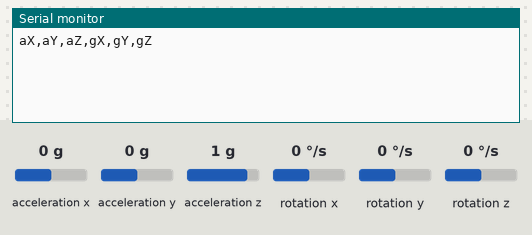
Simulated run of this sketch. Board: Arduino Nano 33 BLE. Shown: the last lines printed to the serial monitor. Inputs (shaded band) come from the test bench; at power-on: acceleration x 0 g, acceleration y 0 g, acceleration z 1 g, rotation x 0 °/s, rotation y 0 °/s, rotation z 0 °/s.

Above: at 1.2 s.
1.3 s: acceleration x set to -1.4 g
At 1.9 s:
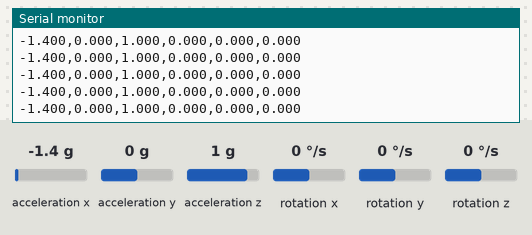
3.2 s: acceleration y set to -1.4 g
At 3.8 s:
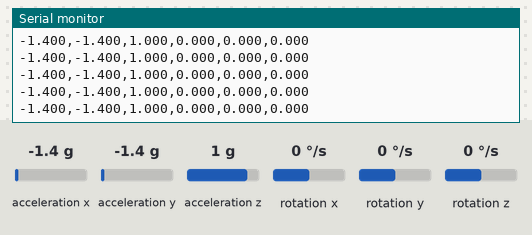
4.7 s: acceleration x set to 0 g
At 5.5 s:
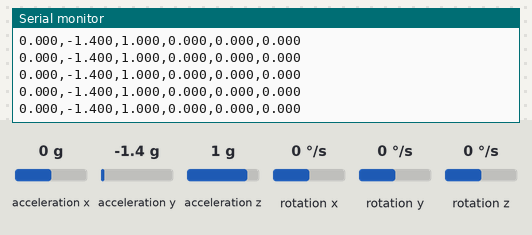
7.7 s: acceleration z set to -1.4 g
At 8.2 s:
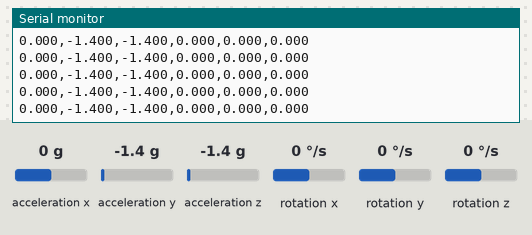

Measured:
- after the input at 1.3 s, the serial monitor: prints a new line at once (image 1)
- after the input at 3.2 s, the serial monitor: prints a new line at once (image 2)
- after the input at 4.7 s, the serial monitor: prints a new line at once (image 3)
- after the input at 7.7 s, the serial monitor: prints a new line at once (image 4)

The sketch:

visualizeData.ino
```cpp
#include <Arduino_LSM9DS1.h>

const float threshold = 1.5; // Sensitivity
const int numSamples = 119;

int samplesRead = numSamples;

void setup() {
  Serial.begin(9600);
  while (!Serial);
  if (!IMU.begin()) {
    Serial.println("Failed to initialize IMU!");
    while (1);
  }
  // print the header
  Serial.println("aX,aY,aZ,gX,gY,gZ");
}

void loop() {
  // put your main code here, to run repeatedly:
  float aX, aY, aZ, gX, gY, gZ;

  // wait for significant motion
  while (samplesRead == numSamples) {
    if (IMU.accelerationAvailable()) {
      IMU.readAcceleration(aX, aY, aZ);
      float aSum = fabs(aX) + fabs(aY) + fabs(aZ);

      if (aSum >= threshold) {
        // Set samples Read to zero so it can start reading
        samplesRead = 0;
        break;
      }
    }
  }


  // check if the all the required samples have been read since
  // the last time the significant motion was detected
  while (samplesRead < numSamples) {
    // check if both new acceleration and gyroscope data is available
    if (IMU.accelerationAvailable() && IMU.gyroscopeAvailable()) {
      // read the acceleration and gyroscope data
      IMU.readAcceleration(aX, aY, aZ);
      IMU.readGyroscope(gX, gY, gZ);

      samplesRead++;

      // print the data in CSV format
      Serial.print(aX, 3);
      Serial.print(',');
      Serial.print(aY, 3);
      Serial.print(',');
      Serial.print(aZ, 3);
      Serial.print(',');
      Serial.print(gX, 3);
      Serial.print(',');
      Serial.print(gY, 3);
      Serial.print(',');
      Serial.print(gZ, 3);
      Serial.println();

      if (samplesRead == numSamples) {
        // add an empty line if it's the last sample
        Serial.println();
      }
    }
  }


}
```
